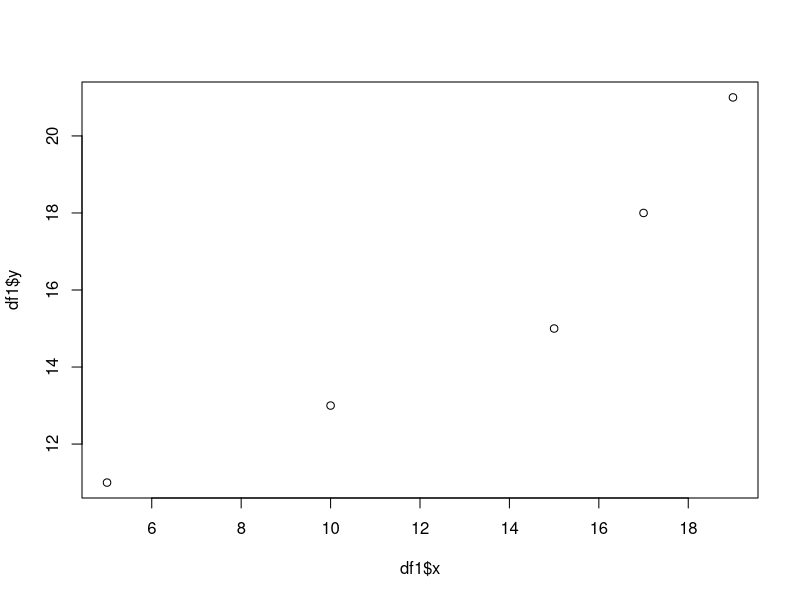
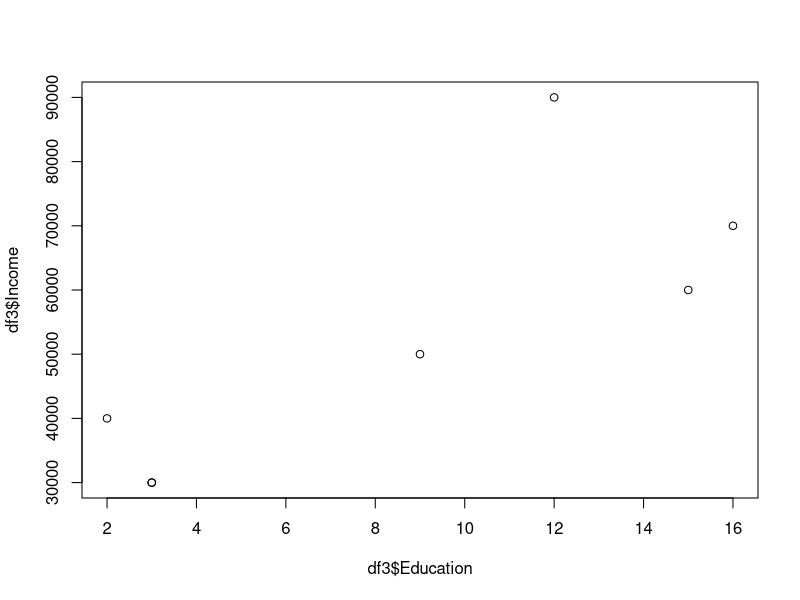
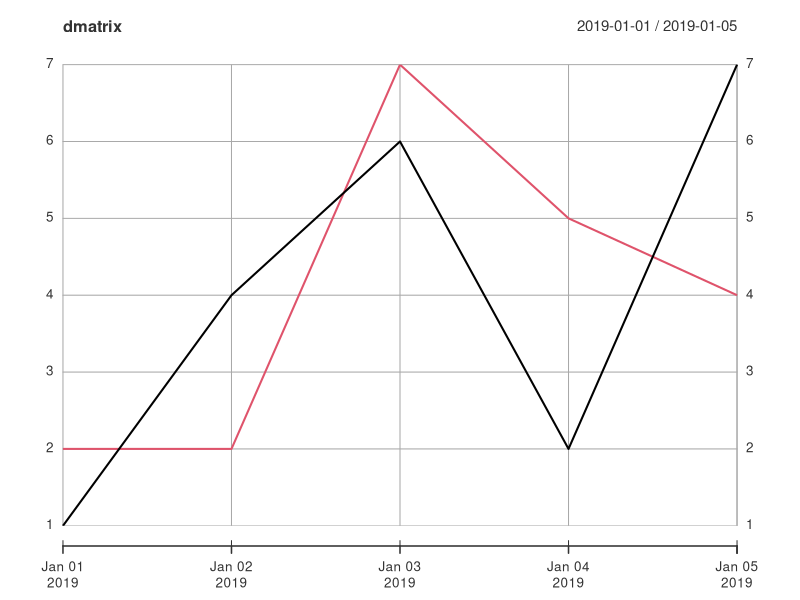

Reproduce these figures in R, in order.
## ----message=FALSE, warning=FALSE-------------------------------------------------------------------------
library(tidyverse)


## ---------------------------------------------------------------------------------------------------------

2+2 

6/3


## ---------------------------------------------------------------------------------------------------------

5 %% 2
 
2^3


## ---------------------------------------------------------------------------------------------------------

var1 <- 5**2



## ---------------------------------------------------------------------------------------------------------

var1 

print(var1)


## ---------------------------------------------------------------------------------------------------------
# Your code


## ----echo=FALSE, include=FALSE----------------------------------------------------------------------------
3098 - 4099


## ---------------------------------------------------------------------------------------------------------
# Your code


## ----echo=FALSE, include=FALSE----------------------------------------------------------------------------

59 * 76



## ---------------------------------------------------------------------------------------------------------
# Your code


## ----echo=FALSE, include=FALSE----------------------------------------------------------------------------

9^4



## ---------------------------------------------------------------------------------------------------------

# Your code



## ----echo=FALSE, include=FALSE----------------------------------------------------------------------------

return <-  (33/30) - 1


return 

(33-30)/30



## ---------------------------------------------------------------------------------------------------------

rm(list = ls())



## ---------------------------------------------------------------------------------------------------------

log(1000, base = 10)



## ---------------------------------------------------------------------------------------------------------
round(1.7617, digits = 2)


## ---------------------------------------------------------------------------------------------------------
nchar("University of Bologna")


## ---------------------------------------------------------------------------------------------------------
gross_rt <-  (33/30)


## ---------------------------------------------------------------------------------------------------------
300000 * gross_rt


## ---------------------------------------------------------------------------------------------------------
rm(gross_rt)


## ---------------------------------------------------------------------------------------------------------
sqrt(c(4,16,37))


## ---------------------------------------------------------------------------------------------------------
# Your code


## ----echo=FALSE, include=FALSE----------------------------------------------------------------------------

log(64, base = 2)



## ---------------------------------------------------------------------------------------------------------
# Your code


## ----echo=FALSE, include=FALSE----------------------------------------------------------------------------
exp(1)
log(64)


## ---------------------------------------------------------------------------------------------------------
# Your code


## ----echo=FALSE, include=FALSE----------------------------------------------------------------------------
log_return <- log(33/30)



## ---------------------------------------------------------------------------------------------------------
typeof(1)

typeof(as.integer(1))

typeof(1+1i)


## ---------------------------------------------------------------------------------------------------------
# Your code


## ----echo=FALSE, include=FALSE----------------------------------------------------------------------------
typeof("Bologna")



## ---------------------------------------------------------------------------------------------------------
# Your code. 


## ----echo=F, include=F------------------------------------------------------------------------------------

typeof(TRUE)



## ---------------------------------------------------------------------------------------------------------

2 < 3 # 2 is less than 3

2 <= 3 # 2 is less than or equal to 3

2 >= 3 # 2 is greater than or equal to 3

2 != 1 # 2 is not equal to 1



## ---------------------------------------------------------------------------------------------------------

(4 < 3 & 3 == 3) # Check two statments are both true

(2 < 3 | 3 == 3) # Check at least one statment is true

(2 < 3 | 3 == 3 | 7 < 6) # Check at least one statment is true


## ---------------------------------------------------------------------------------------------------------
# Your code


## ---------------------------------------------------------------------------------------------------------
if (2 < 3){
  print("The Statement is True")
}



## ---------------------------------------------------------------------------------------------------------
if (4 < 3){
  print("The Statement is True")
}



## ---------------------------------------------------------------------------------------------------------

if (4 < 3){
  print("The Statement is True")
} else {
  print("The Statement is False")
}


## ---------------------------------------------------------------------------------------------------------
if (3 > 4) {
  print("First statement is TRUE")
} else if (7 < 4) {
 print("Second statement is TRUE")
} else if (3 < 2) {
  print("Third statement is TRUE")
} else {
  print("All Statements are False")
}



## ---------------------------------------------------------------------------------------------------------
if (3 > 4) {
  print("First statement is TRUE")
} else if (7 < 4) {
 print("Second statement is TRUE")
} else if (3 < 2) {
  print("Third statement is TRUE")
} else {
  print("All Statements are False")
}



## ----echo=F, include=F------------------------------------------------------------------------------------

if (3 > 4) {
  print("First statement is TRUE")
} else if (-2 < 4) {
 print("Second statement is TRUE")
} else if (3 < 2) {
  print("Third statement is TRUE")
} else {
  print("All Statements are False")
}


## ---------------------------------------------------------------------------------------------------------

x <- 5 # x in now equal to 5 but nothing is printed.

y <- c(1,2,3,4)

x
y

is.vector(x) # To check if x is a vector


## ---------------------------------------------------------------------------------------------------------
y[1] # First element of y

y[1:2] # Elements 1 to 2 of y

y[c(1,3)] # First and third element of y

y[y!=3] # Elements of y that are not 3


## ---------------------------------------------------------------------------------------------------------
z <- c(1, "portfolio")
z


## ---------------------------------------------------------------------------------------------------------
x1 <- c(1:3,NA,c(1,2,3))

# Check x_1

x1

is.na(x1)



## ---------------------------------------------------------------------------------------------------------
x2 <- c(1,2,3)

typeof(x2)

x2 <- as.character(x2)

typeof(x2)

x2


## ---------------------------------------------------------------------------------------------------------
# Your code


## ----echo=F, include=F------------------------------------------------------------------------------------
prices <- c(241,1906,1097,154)



## ---------------------------------------------------------------------------------------------------------
# Your code
# Hint: c(1,2) * c(2,3) is equal to 2,6




## ----echo=FALSE, include=FALSE----------------------------------------------------------------------------
shares <- c(50,70,80,100)

prices*shares





## ---------------------------------------------------------------------------------------------------------
# Your code
# Hint: sum(1,2,3) is equal to 6



## ----echo=FALSE, include=FALSE----------------------------------------------------------------------------
sum(prices*shares)



## ---------------------------------------------------------------------------------------------------------
rm(list = ls())


## ---------------------------------------------------------------------------------------------------------

X <- matrix(data = 1:4, nrow = 2, ncol = 2, byrow = TRUE)

# byrow argument in the above function reads the data into our matrix by rows. 

X


## ---------------------------------------------------------------------------------------------------------
vcovMatrix1 <- matrix(c(0.5,0.3,0.3,0.7), nrow = 2, byrow = TRUE)
vcovMatrix1



## ---------------------------------------------------------------------------------------------------------
det(vcovMatrix1)


## ---------------------------------------------------------------------------------------------------------
solve(vcovMatrix1)


## ---------------------------------------------------------------------------------------------------------
# Your code


## ----echo=FALSE, include=FALSE----------------------------------------------------------------------------

vcovMatrix2 <- matrix(data = c(0.3,0.7, 0.5,0.7,0.2,0.1,0.5,0.1,0.4), 
                      nrow = 3, byrow = TRUE)



## ---------------------------------------------------------------------------------------------------------
# Your code


## ----echo=FALSE, include=FALSE----------------------------------------------------------------------------

det(vcovMatrix2)



## ---------------------------------------------------------------------------------------------------------
# Your code


## ----echo=FALSE, include=FALSE----------------------------------------------------------------------------

solve(vcovMatrix2)



## ---------------------------------------------------------------------------------------------------------
Y <- matrix(data = c(1,2,1,2), nrow = 2, byrow = TRUE)

Y 


## ----echo=FALSE, include=FALSE----------------------------------------------------------------------------

#solve(Y)



## ---------------------------------------------------------------------------------------------------------
set.seed(1234)

df1 <- data.frame(x = c(5,10,15,19,17), 
                 y = c(11,13,15,21, 18), 
                 z = rnorm(n=5,mean=20,sd=10))

# OR using tibbles
set.seed(1234)
df2 <- tibble(x = c(5,10,15,19,17), 
                 y = c(11,13,15,21, 18), 
                 z = rnorm(n=5,mean=10,sd=5))

# rnorm() is a function that generate a sample of random variables
# from a normal probability distribution. More on random variables later. 


## ---------------------------------------------------------------------------------------------------------
head(df1)


## ---------------------------------------------------------------------------------------------------------
plot(df1$x,df1$y)

# We will learn basic data visualisation using the excellent ggplot2 package 


## ---------------------------------------------------------------------------------------------------------
df3 <- read_csv(file="first_df.csv")


## ---------------------------------------------------------------------------------------------------------
df3$Education #Education column of df1


## ---------------------------------------------------------------------------------------------------------
df3[,1] # All rows and firm column of df1


## ---------------------------------------------------------------------------------------------------------
df3[1,2] # First row and second column of df1


## ---------------------------------------------------------------------------------------------------------
df3$age <- c(35,27,49,51,34,41,29)

df3


## ---------------------------------------------------------------------------------------------------------
# Your code


## ----echo=FALSE, include=FALSE----------------------------------------------------------------------------

df3$Income
df3[2]



## ---------------------------------------------------------------------------------------------------------

# Your code



## ----echo=FALSE, include=FALSE----------------------------------------------------------------------------

plot(df3$Education, df3$Income)



## ---------------------------------------------------------------------------------------------------------
write_csv(df1, file.path( "df3.csv"), col_names = TRUE) 

# Data saved in the same directory; you can specify directory.


## ----message=FALSE----------------------------------------------------------------------------------------

library(xts)



## ---------------------------------------------------------------------------------------------------------

dmatrix <- matrix(data = c(1,2,4,2,6,7,2,5,7,4), nrow = 5, ncol = 2, byrow = TRUE)

# Display the matrix created above

dmatrix


## ---------------------------------------------------------------------------------------------------------

index_time <- as.Date(c("2019-01-01","2019-01-02","2019-01-03","2019-01-04","2019-01-05"))

index_time


## ---------------------------------------------------------------------------------------------------------

dmatrix <- xts(dmatrix, order.by = index_time)
dmatrix


## ---------------------------------------------------------------------------------------------------------
str(dmatrix)
dmatrix


## ---------------------------------------------------------------------------------------------------------
index(dmatrix)


## ---------------------------------------------------------------------------------------------------------
plot(dmatrix)


## ---------------------------------------------------------------------------------------------------------
# Your code


## ----echo=FALSE, include=FALSE----------------------------------------------------------------------------

myMatrix <- matrix(data = c(1:12), nrow = 3)




## ---------------------------------------------------------------------------------------------------------
# Your code


## ----echo=FALSE, include=FALSE----------------------------------------------------------------------------

index_time2 <- as.Date(c("2020-01-01", "2020-01-02", "2020-01-03"))




## ---------------------------------------------------------------------------------------------------------
# Your code


## ----echo=FALSE, include=FALSE----------------------------------------------------------------------------

myMatrix <- xts(myMatrix, order.by = index_time2)

myMatrix

